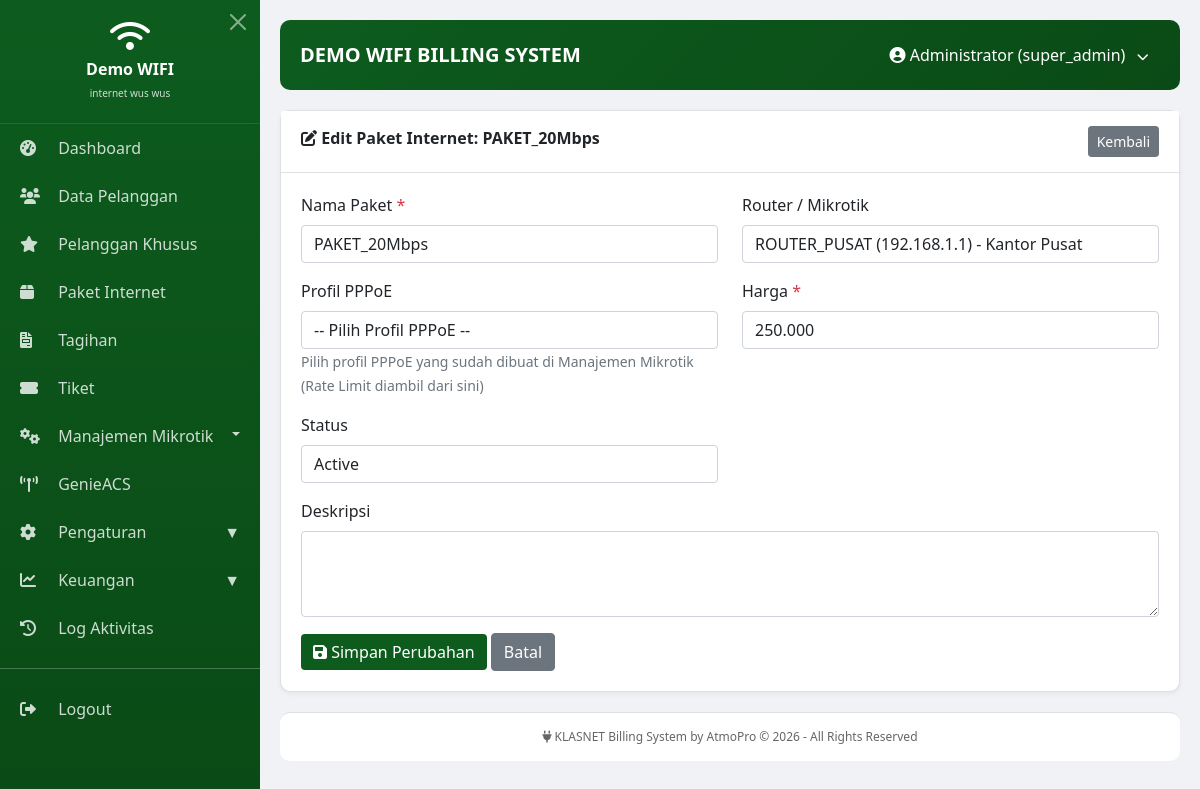
/modules/packages/edit.php?id=2 (signed in), run on the app's committed database.
### tables this page shows
CREATE TABLE `paket_internet` (
  `id` int(11) NOT NULL AUTO_INCREMENT,
  `nama_paket` varchar(100) NOT NULL,
  `profil_ppp` varchar(100) DEFAULT NULL,
  `harga` decimal(15,2) NOT NULL,
  `router_id` int(11) DEFAULT NULL,
  `deskripsi` text DEFAULT NULL,
  `is_active` tinyint(1) DEFAULT 1,
  `created_at` timestamp NULL DEFAULT current_timestamp(),
  PRIMARY KEY (`id`),
  KEY `router_id` (`router_id`),
  CONSTRAINT `paket_internet_ibfk_1` FOREIGN KEY (`router_id`) REFERENCES `routers` (`id`) ON DELETE SET NULL
);

CREATE TABLE `routers` (
  `id` int(11) NOT NULL AUTO_INCREMENT,
  `nama_router` varchar(100) NOT NULL,
  `ip_address` varchar(50) NOT NULL,
  `port_api` int(11) DEFAULT 8728,
  `username` varchar(50) DEFAULT NULL,
  `password` varchar(255) DEFAULT NULL,
  `lokasi` varchar(100) DEFAULT NULL,
  `status` enum('active','inactive') DEFAULT 'active',
  `last_connected` datetime DEFAULT NULL,
  `created_at` timestamp NULL DEFAULT current_timestamp(),
  `last_test` datetime DEFAULT NULL,
  `last_test_result` varchar(50) DEFAULT NULL,
  `last_test_message` text DEFAULT NULL,
  `connection_status` enum('online','offline','unknown') DEFAULT 'unknown',
  `last_check` datetime DEFAULT NULL,
  `last_check_message` text DEFAULT NULL,
  PRIMARY KEY (`id`)
);

### modules/packages/edit.php (the view, shortened to what this page needs)
<?php
include '../../includes/header.php';
$id = $_GET['id'] ?? '';
try {
$pdo = Database::getInstance()->getConnection();
    $stmt = $pdo->prepare("SELECT * FROM paket_internet WHERE id = ?");
    $stmt->execute([$id]);
    $package = $stmt->fetch();
    $stmt = $pdo->query("SELECT id, nama_router, ip_address, lokasi FROM routers WHERE status = 'active'");
    $routers = $stmt->fetchAll();
} catch(PDOException $e) {
    $error = "Error: " . $e->getMessage();
}
?>
<div class="card">
    <div class="card-header">
        <i class="fas fa-edit"></i> Edit Paket Internet: <?= htmlspecialchars($package['nama_paket']) ?>
        <a href="index.php" class="btn btn-secondary btn-sm float-end">Kembali</a>
    </div>
    <div class="card-body">
        <form method="POST">
            <div class="row">
                <div class="col-md-6 mb-3">
                    <label class="form-label">Nama Paket <span class="text-danger">*</span></label>
                    <input type="text" name="nama_paket" class="form-control" value="<?= htmlspecialchars($package['nama_paket']) ?>" required>
                </div>
                <div class="col-md-6 mb-3">
                    <label class="form-label">Router / Mikrotik</label>
                    <select name="router_id" class="form-control">
                        <?php foreach ($routers as $router): ?>
                            <option value="<?= $router['id'] ?>" <?= ($package['router_id'] == $router['id']) ? 'selected' : '' ?>>
                                <?= htmlspecialchars($router['nama_router']) ?> (<?= $router['ip_address'] ?>) - <?= htmlspecialchars($router['lokasi']) ?>
                            </option>
                        <?php endforeach; ?>
                    </select>
                </div>
                <div class="col-md-6 mb-3">
                    <label class="form-label">Profil PPPoE</label>
                    <select name="profil_ppp" class="form-control">
                        <option value="">-- Pilih Profil PPPoE --</option>
                    </select>
                    <small class="text-muted">Pilih profil PPPoE yang sudah dibuat di Manajemen Mikrotik (Rate Limit diambil dari sini)</small>
                </div>
                <div class="col-md-6 mb-3">
                    <label class="form-label">Harga <span class="text-danger">*</span></label>
                    <input type="text" name="harga" class="form-control" value="<?= number_format($package['harga'], 0, ',', '.') ?>" required id="harga" onkeyup="formatRupiah(this)">
                </div>
                <div class="col-md-6 mb-3">
                    <label class="form-label">Status</label>
                    <select name="is_active" class="form-control">
                        <option value="1" <?= $package['is_active'] == 1 ? 'selected' : '' ?>>Active</option>
                    </select>
                </div>
                <div class="col-md-12 mb-3">
                    <label class="form-label">Deskripsi</label>
                    <textarea name="deskripsi" class="form-control" rows="3"><?= htmlspecialchars($package['deskripsi']) ?></textarea>
                </div>
            </div>
            <button type="submit" class="btn btn-primary"><i class="fas fa-save"></i> Simpan Perubahan</button>
            <a href="index.php" class="btn btn-secondary">Batal</a>
        </form>
    </div>
</div>
<?php include '../../includes/footer.php'; ?>

### includes/header.php (style rules this page uses)
* { margin: 0; padding: 0; box-sizing: border-box; }
body { font-family: 'Segoe UI', sans-serif; background: #f0f2f5; }
.card { background: white; border-radius: 10px; margin-bottom: 20px; box-shadow: 0 2px 5px rgba(0,0,0,0.05); }
.card-header { background: white; border-bottom: 1px solid #e0e0e0; padding: 15px 20px; font-weight: 600; }
.card-body { padding: 20px; }
.btn-primary { background: #0d5c1e; border: none; }

### data on the page
paket_internet: nama_paket "PAKET_20Mbps", router_id "ROUTER_PUSAT (192.168.1.1) - Kantor Pusat", harga "250.000", is_active "Active"

### other printed values
$company_name "Demo WIFI"
$company_tagline "internet wus wus"
$company_name "DEMO WIFI"
$_SESSION['user_name'] "Administrator"
$_SESSION['user_role'] "super_admin"
